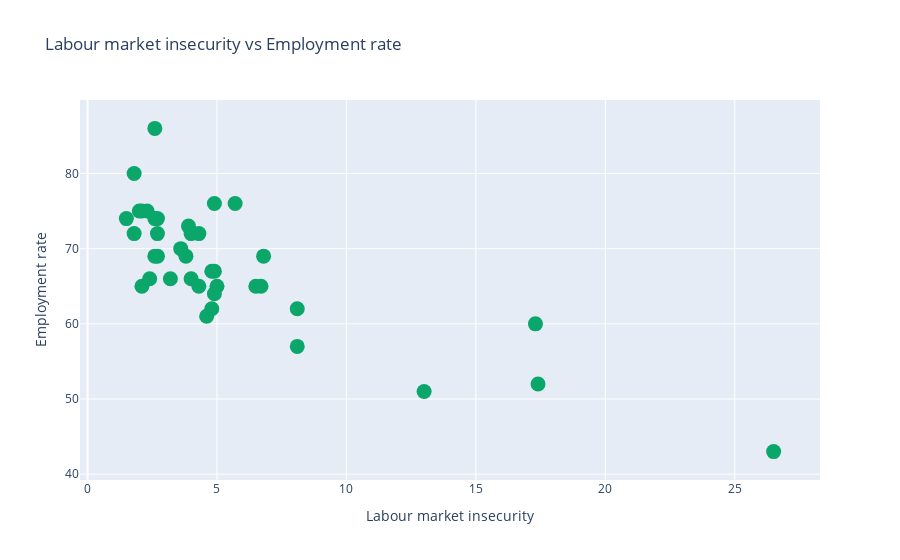

Source (notebook cell):
### Code cell
iplot(go.Figure(data= data,layout=layout))

### Figure 1 — Plotly figure (JSON) as saved in the notebook; plotly's stock layout.template omitted (floating-point values rounded to 4 significant figures)
{"data": [{"marker": {"color": "rgb(10, 166, 106)", "size": 15}, "mode": "markers", "text": ["Australia", "Austria", "Belgium", "Canada", "Chile", "Czech Republic", "Denmark", "Estonia", "Finland", "France", "Germany", "Greece", "Hungary", "Iceland", "Ireland", "Israel", "Italy", "Japan", "South Korea", "Latvia", "Luxembourg", "Mexico", "Netherlands", "New Zealand", "Norway", "Poland", "Portugal", "Slovak Republic", "Slovenia", "Spain", "Sweden", "Switzerland", "Turkey", "United Kingdom", "USA", "OECD - Total", "Brazil", "Russia", "South Africa"], "type": "scatter", "x": [4.3, 2.7, 4.8, 3.9, 8.1, 1.8, 2.3, 4, 2.7, 5, 2, 17.4, 4.8, 2.6, 2.1, 2.6, 8.1, 1.5, 2.4, 6.8, 3.2, 4.6, 2.1, 4.9, 2.7, 4.3, 6.5, 6.7, 4, 17.3, 5.7, 1.8, 13, 2.6, 3.8, 4.9, 4.9, 3.6, 26.5], "y": [72, 72, 62, 73, 62, 72, 75, 72, 69, 65, 75, 52, 67, 86, 65, 69, 57, 74, 66, 69, 66, 61, 75, 76, 74, 65, 65, 65, 66, 60, 76, 80, 51, 74, 69, 67, 64, 70, 43]}], "layout": {"hovermode": "closest", "title": {"text": "Labour market insecurity vs Employment rate"}, "xaxis": {"title": {"text": "Labour market insecurity"}}, "yaxis": {"title": {"text": "Employment rate"}}}}
